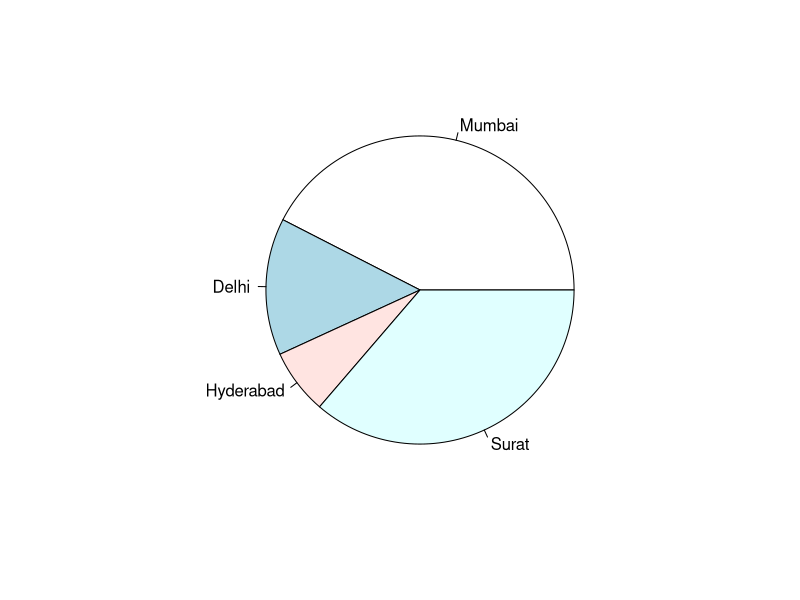
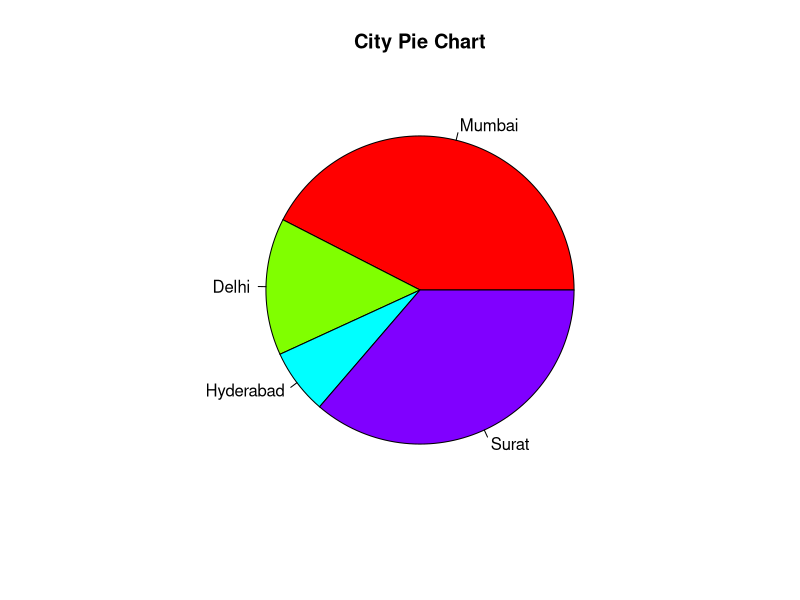
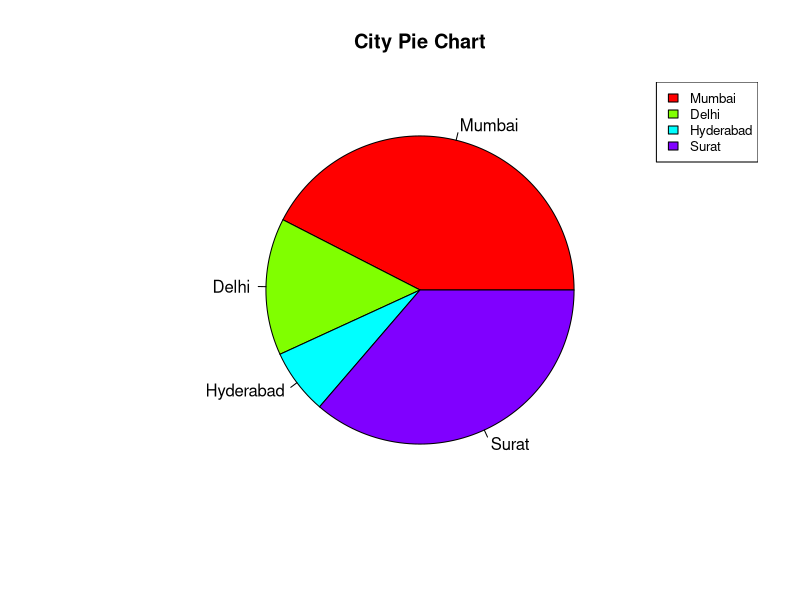
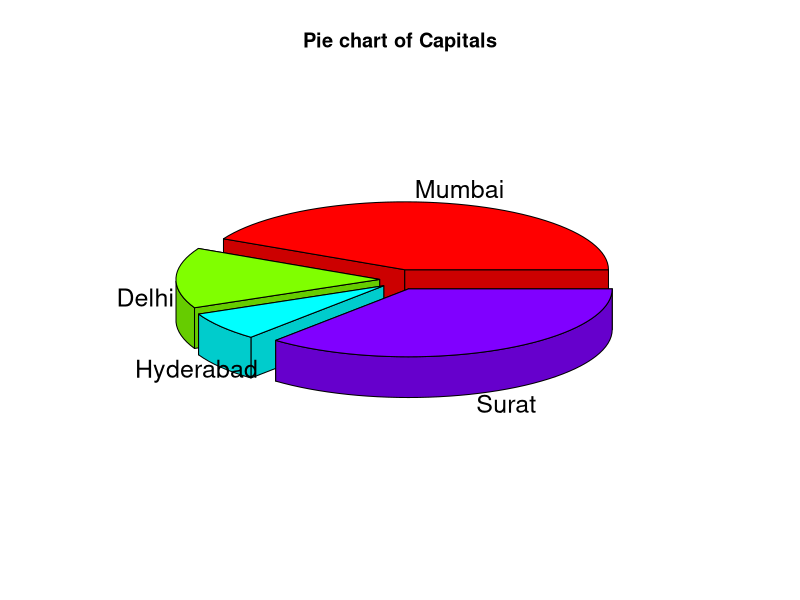
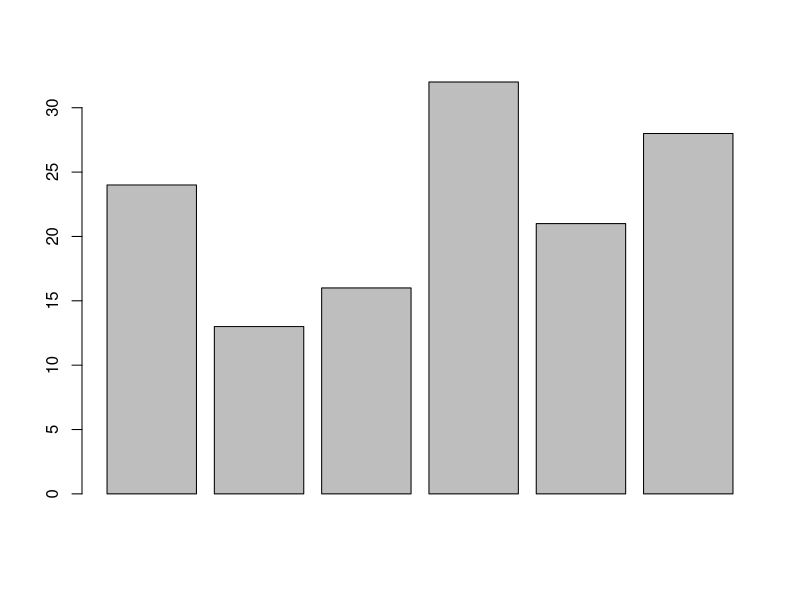
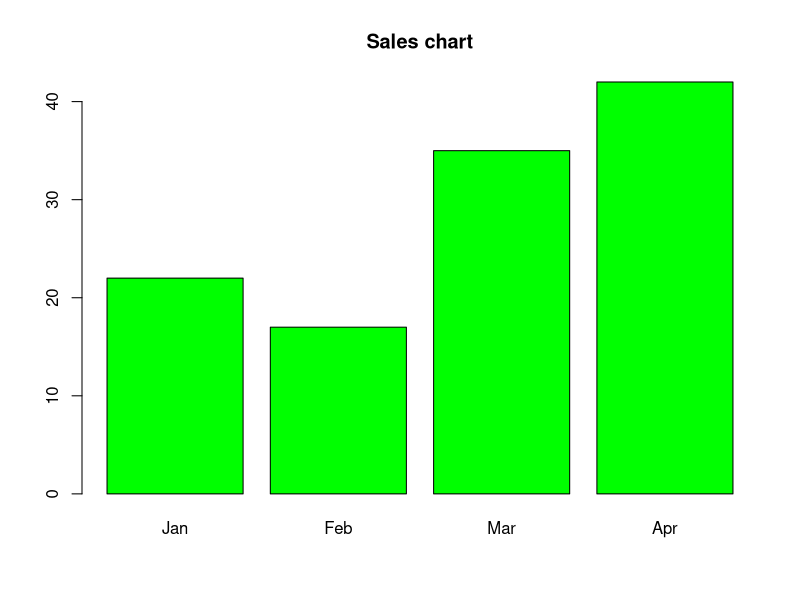
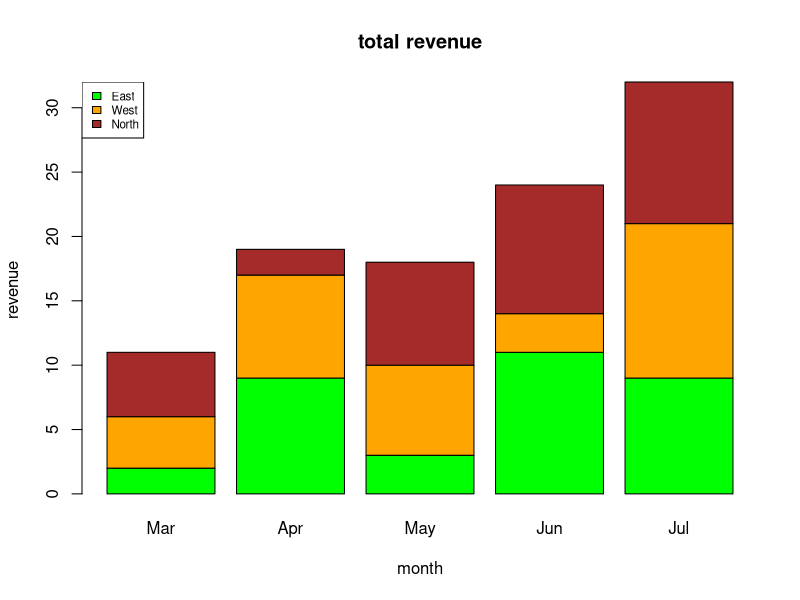
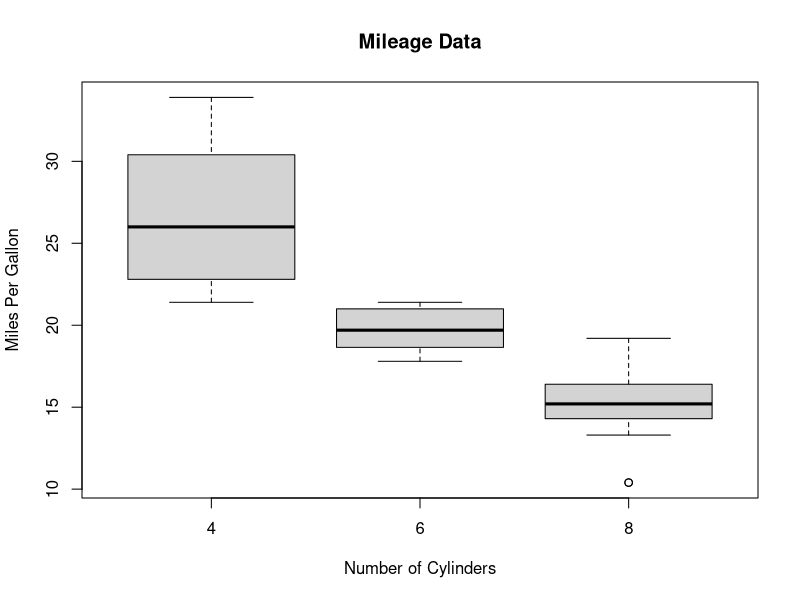

Here is the R script that generated these plots, in order:
# Pie chart
x <- c(62,21,10,53)
labels <- c("Mumbai","Delhi","Hyderabad","Surat") 
pie(x,labels)


# Pie chart with color
pie(x,labels,main="City Pie Chart",col=rainbow(length(x)))


# pie chart with labels
pie(x,labels,main="City Pie Chart",col=rainbow(length(x))) 
legend("topright",c(labels), cex=0.8,fill=rainbow(length(x)))


# 3d Pie chart
install.packages("plotrix")
library("plotrix")
pie3D(x,labels=labels,explode =0.1,main="Pie chart of Capitals")


# Bar chart
h<-c(24,13,16,32,21,28)
barplot(h)


# Bar Chart with attributes
h<- c(22,17,35,42)
m <- c("Jan","Feb","Mar","Apr")
barplot(h,names.arg = m,xlabel="Months",ylabel="Sales"
        ,col="green",main="Sales chart",border="black")


# Bar Chart - Stacked
colors <- c("green","orange","brown")
months <- c("Mar","Apr","May","Jun","Jul")
regions <- c("East","West","North")
Values <- matrix(c(2,9,3,11,9,4,8,7,3,12,5,2,8,10,11),nrow = 
                   3,ncol = 5,byrow = TRUE)
barplot(Values,main = "total revenue",names.arg = months,xlab = 
          "month",ylab = "revenue", col = colors)
legend("topleft", regions, cex = 0.7, fill = colors)


# Box Plot
input <- mtcars[,c('mpg','cyl')]
print(head(input))

boxplot(mpg~cyl, data = mtcars, xlab = 
          "Number of Cylinders", ylab = "Miles Per Gallon", main = "Mileage Data")


# Box plot with notch
boxplot(mpg ~ cyl, data = mtcars, 
        xlab = "Number of Cylinders",
        ylab = "Miles Per Gallon", 
        main = "Mileage Data",
        notch = TRUE, 
        varwidth = TRUE, 
        col = c("green","yellow","purple"),
        names = c("High","Medium","Low")
)

# Histogram
v <- c(9,13,21,8,36,22,12,41,31,33,19)
hist(v,xlab = "Weight",col = "yellow",border = "blue")
hist(v,xlab = "Weight",col = "green",border = 
       "red", xlim = c(0,40), ylim = c(0,5), breaks = 5)


#Line graph
v <- c(7,12,28,3,41)
plot(v,type = "o", col = "red", xlab = "Month", 
     ylab = "Rain fall", main = "Rain fall chart")

# Multiple lines in chart
v <- c(7,12,28,3,41)
t <- c(14,7,6,19,3)
plot(v,type = "o",col = "red", xlab = "Month", ylab = "Rain 
fall", main = "Rain fall chart")
lines(t, type = "o", col = "blue")

# ScatterPlot
input <- mtcars[,c('wt','mpg')]
head(input)
plot(x = input$wt,y = input$mpg,
     xlab = "Weight",
     ylab = "Milage",
     xlim = c(2.5,5),
     ylim = c(15,30), 
     main = "Weight vs Milage"
)

# Scatter Plot matrices
pairs(~wt+mpg+disp+cyl,data = mtcars,main = "Scatterplot Matrix")
